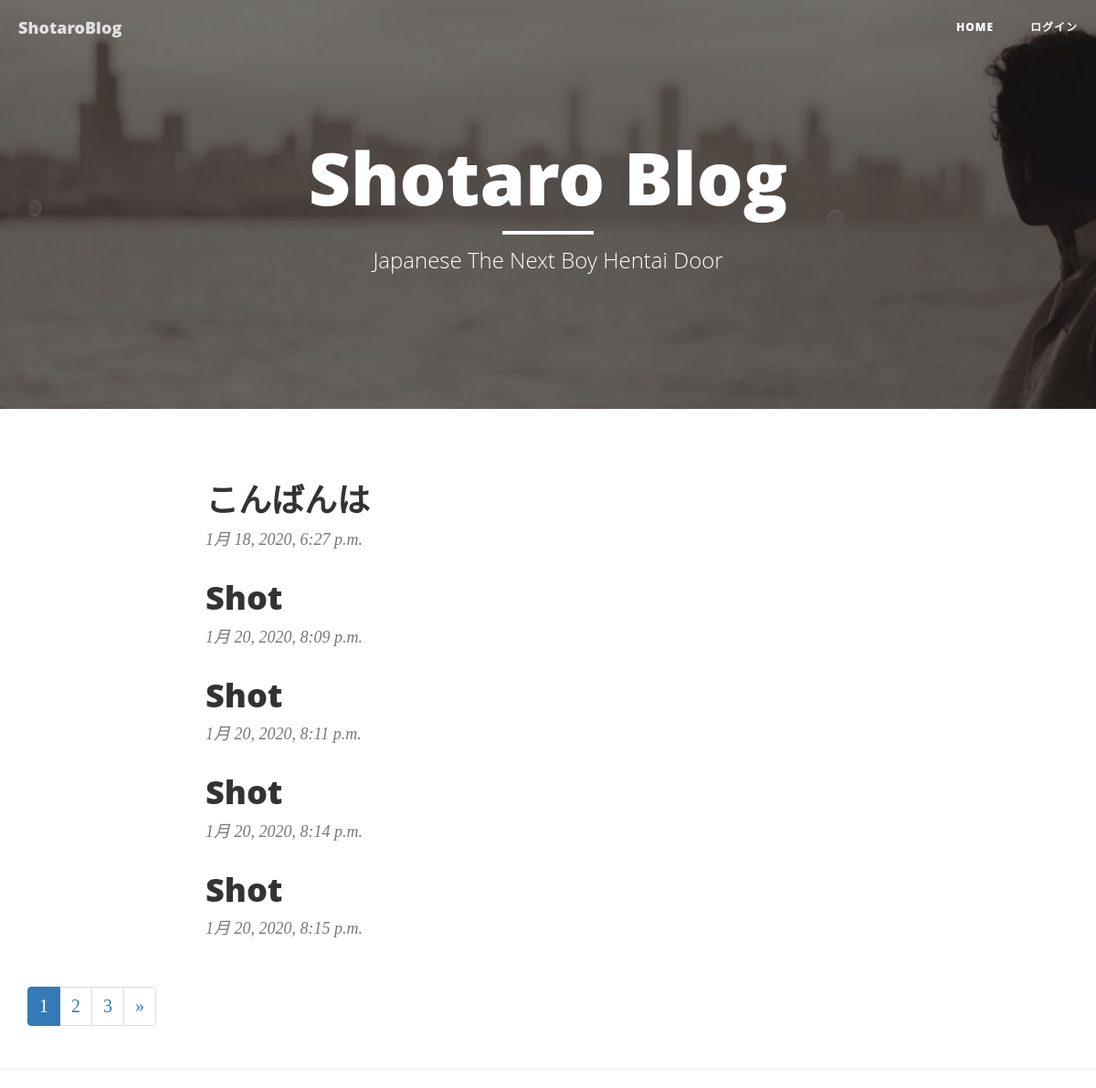
The page / on the database its author committed.
### blog/models.py (models this page shows, shortened)
class Blog(models.Model):
    content = models.CharField(max_length=140) #文字制限
    posted_date = models.DateTimeField(auto_now_add=True) #投稿日時

### blog/views.py (the view)
# urls.py: path('',BlogListView.as_view(), name='index'),
class BlogListView(ListView):
    model = Blog
    paginate_by = 5

### blog/templates/blog/blog_list.html (shortened to what this page needs)
{% extends 'base.html' %}
{% block body %}
<div class="row">
    <div class="col-lg-8 col-lg-offset-2 col-md-10 col-md-offset-1">
        {% for blog in object_list %}
        <div class="post-preview">
            <a href="{% url 'blog:blog_detail' blog.id%}">
                <h2 class="post-title">
                    {{ blog.content }}
                </h2>
            </a>
            <p class="post-meta"> {{ blog.posted_date }}</p>
        </div>
        {% endfor %}
    </div>
</div>
<nav aria-label="Page navigation example">
    <ul class="pagination">
      {% for page in paginator.page_range %}
      <li {% if page == page_obj.number %} class="active" {% endif %}><a href="?page={{ page }}">{{ page }}</a></li>
      {% endfor %}
      {% if page_obj.has_next %}
      <li class="page-item">
        <a class="page-link" href="?page={{ page_obj.next_page_number }}" aria-label="Next">
          <span aria-hidden="true">&raquo;</span>
        </a>
      </li>
      {% endif %}
    </ul>
  </nav>
{% endblock %}

### blog/templates/base.html (shortened to what this page needs)
{% load static %}
<!DOCTYPE html>
<html lang="ja">
<head>
    <link href="{% static 'vendor/bootstrap/css/bootstrap.min.css' %}" rel="stylesheet">
    <link href="{% static  'css/clean-blog.min.css' %}" rel="stylesheet">
</head>
<body>
    {% include  "nav.html" %}
    <header class="intro-header" style="background-image: url({% static 'img/about-bg.jpg' %})">
        <div class="container">
            <div class="row">
                <div class="col-lg-8 col-lg-offset-2 col-md-10 col-md-offset-1">
                    <div class="site-heading">
                        <h1>Shotaro Blog</h1>
                        <hr class="small">
                        <span class="subheading">Japanese The Next Boy Hentai Door</span>
                    </div>
                </div>
            </div>
        </div>
    </header>
    <div class="container">
        {% block body %}{% endblock %}
    </div>
    <hr>
</body>
</html>

### blog/templates/nav.html (shortened to what this page needs)
 <nav class="navbar navbar-default navbar-custom navbar-fixed-top">
    <div class="container-fluid">
        <div class="navbar-header page-scroll">
            <a class="navbar-brand" href="{% url 'blog:index'  %}">ShotaroBlog</a>
        </div>
        <div class="collapse navbar-collapse" id="bs-example-navbar-collapse-1">
            <ul class="nav navbar-nav navbar-right">
                <li>
                    <a href="{% url 'blog:index' %}">Home</a>
                </li>
                {% if user.is_authenticated %}
                    <li><a href="#">{{ user.username }}</a></li>
                    <li><a href="{% url 'blog:logout' %}">ログアウト</a></li>
                {% else %}
                    <li><a href="{% url 'blog:login' %}?next={{ request.path }}">ログイン</a></li>
                {% endif %}
            </ul>
        </div>
    </div>
</nav>

### rows shown on the page
Blog: content "こんばんは", posted_date "1月 18, 2020, 6:27 p.m."
Blog: content "Shot", posted_date "1月 20, 2020, 8:09 p.m."
Blog: content "Shot", posted_date "1月 20, 2020, 8:11 p.m."
Blog: content "Shot", posted_date "1月 20, 2020, 8:14 p.m."
Blog: content "Shot", posted_date "1月 20, 2020, 8:15 p.m."

### other values the page prints
{{ page }} "1" "2" "3"
